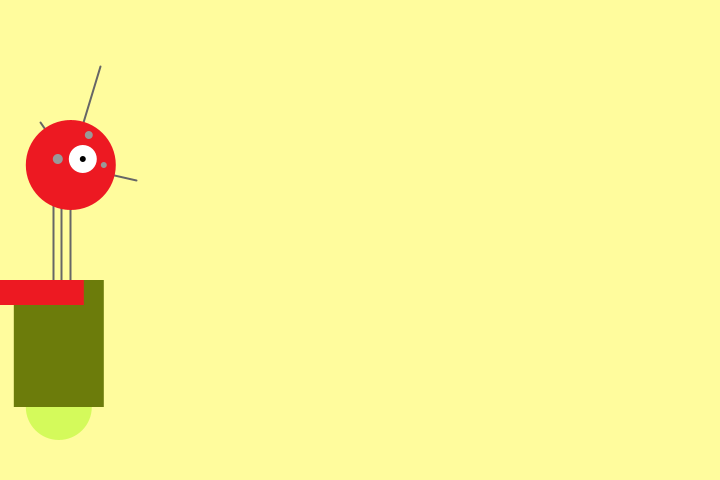
Frame 1 (no input)
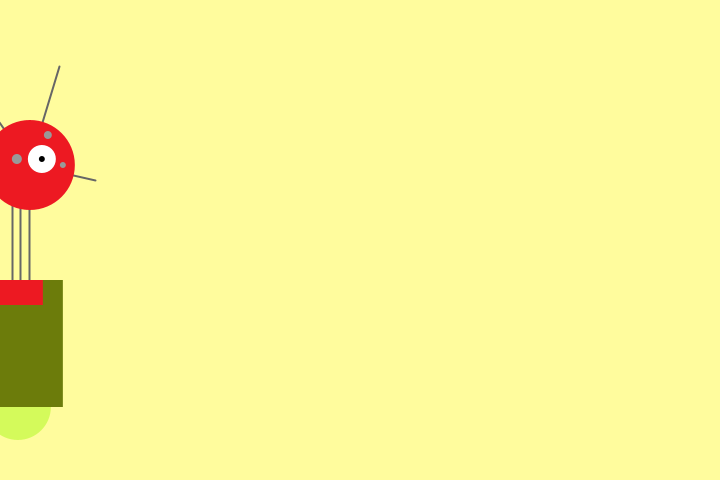
Frame 60 (the mouse pressed at the canvas centre just before this capture)
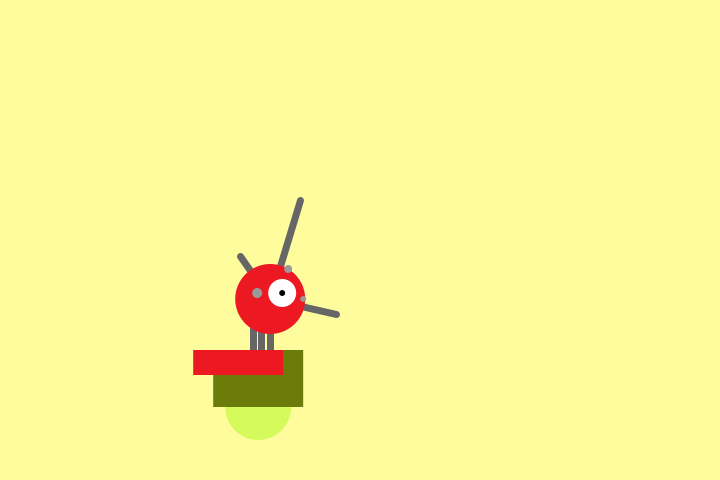
Frame 120 (the mouse held since frame 60 and released just before this capture)

The Processing sketch that drew these frames (run headless with seeded random() and noise(); from frame 60 on, the mouse is pressed at the canvas centre):

// Processing sketch: processing_41219
// ── processing_41219.pde

float x = 60;
float y = 440;
int radius = 45;
int bodyHeight = 160;
int neckHeight = 70;
float easing = 0.02;
void setup() 
{
size(720, 480);
background (255, 252, 157);
smooth();
strokeWeight(2);
ellipseMode(RADIUS);
}

void draw() {
int targetX = mouseX;
x += (targetX - x) * easing;
if (mousePressed) {
  background (255, 252, 157);
neckHeight = 16;
bodyHeight = 90;
radius = 35;
strokeWeight(7);
} else {
neckHeight = 70;
bodyHeight = 160;
radius = 45;
background (255, 252, 157);
strokeWeight(2);
}

float ny = y - bodyHeight - neckHeight - radius;
 
// cuello
stroke(102); //setear stroke a gris
line(x+12, y-bodyHeight, x+12, ny);
line(x+3, y-bodyHeight, x+3,ny);
line(x-5, y-bodyHeight, x-5,ny);

// antena
stroke (102); //setar stroke a gris
line(x+12, ny, x-18, ny-43);
line(x+12, ny, x+42, ny-99);
line(x+12, ny, x+78, ny+15);

// cuerpo
noStroke(); //desabilito stroke
fill(212, 250, 91); //seteo relleno a amarillo
ellipse(x, y-33, 33, 33);
fill(108, 124, 11); //seteo relleno a verde
rect(x-45, y-bodyHeight, 90, bodyHeight-33);
fill(237, 25, 34); //relleno a rojo
rect(x-65, y-bodyHeight,90, 25);

// cabeza
fill(237, 25, 34);
ellipse(x+12, ny, radius, radius);
fill(255);
ellipse(x+24, ny-6, 14, 14);
fill(0);
ellipse(x+24, ny-6, 3, 3);
fill(153);
ellipse(x-1, ny-6, 5, 5);
ellipse(x+45,ny, 3, 3);
ellipse(x+30, ny-30, 4, 4);
 
}
